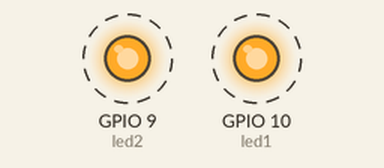
This program was run on a simulated Seeed XIAO ESP32-C3. On the bench: output pins drawn as LEDs (lit = HIGH). Dashed ring = blinking. What the program prints to the serial monitor is not drawn.

Above: at 0.12 s.
Timing chart, 0 to 3.0 s (numbered marks = the images above):
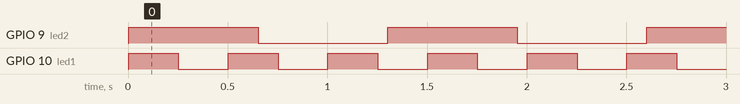

The program:

main.cpp
```cpp
/*
        _          _ ______ _____ _____
       (_)        | |  ____|  __ \_   _|
  _ __  ___  _____| | |__  | |  | || |
 | '_ \| \ \/ / _ \ |  __| | |  | || |
 | |_) | |>  <  __/ | |____| |__| || |_
 | .__/|_/_/\_\___|_|______|_____/_____|
 | |
 |_|

https://links.pixeledi.eu
FreeRTOS LED Blink | 01.2025

*/
#include <Arduino.h>
const byte led1 = D10;
const byte led2 = D9;
TaskHandle_t taskBlinky1;
TaskHandle_t taskBlinky2;

void printWatermark() {
  String output = pcTaskGetName(taskBlinky1);
  output += " Watermark: ";
  output += uxTaskGetStackHighWaterMark(taskBlinky1);
  Serial.println(output);
  Serial.println("------------------");
  String output2 = pcTaskGetName(taskBlinky2);
  output2 += " Watermark2: ";
  output2 += uxTaskGetStackHighWaterMark(taskBlinky2);
  Serial.println(output2);
  Serial.println("####################################");
  delay(3000);
}
void blinky1(void *parameter) {
  pinMode(led1, OUTPUT);
  while (1) {
    digitalWrite(led1, HIGH);
    vTaskDelay(250 / portTICK_PERIOD_MS);
    digitalWrite(led1, LOW);
    vTaskDelay(250 / portTICK_PERIOD_MS);
  }
}
void blinky2(void *parameter) {
  pinMode(led2, OUTPUT);
  while (1) {
    digitalWrite(led2, HIGH);
    vTaskDelay(650 / portTICK_PERIOD_MS);
    digitalWrite(led2, LOW);
    vTaskDelay(650 / portTICK_PERIOD_MS);
  }
}
void setup() {
  Serial.begin(115200);
  xTaskCreatePinnedToCore(blinky1, "blinky1", 1024, NULL, 1, &taskBlinky1, 0);
  xTaskCreatePinnedToCore(blinky2, "blinky2", 1024, NULL, 1, &taskBlinky2, 0);
}
void loop() { printWatermark(); }
```

Measured:
- by itself, GPIO 9 (led2): alternates HIGH for 0.65 s and LOW for 0.65 s
- by itself, GPIO 10 (led1): alternates HIGH for 0.25 s and LOW for 0.25 s
